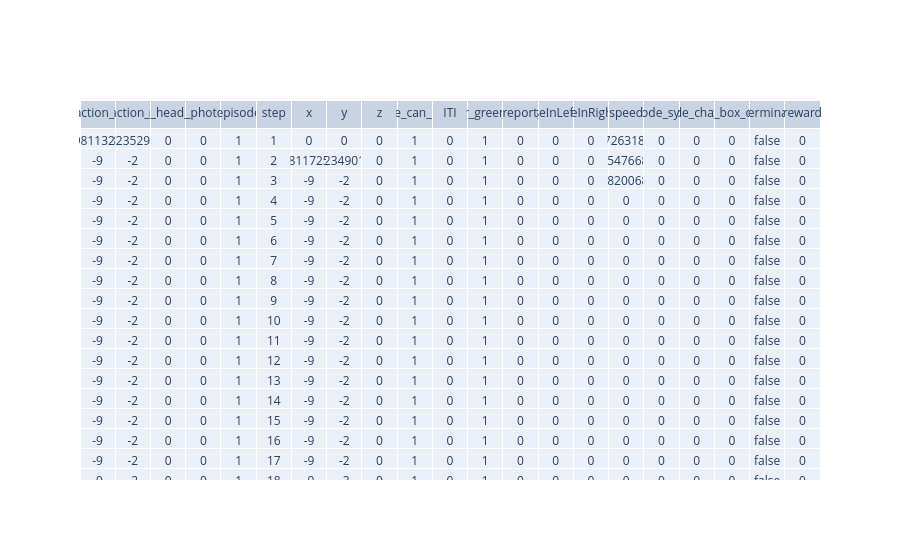

The notebook cell saved with this chart:
### Code cell
import plotly.graph_objects as go

fig = go.Figure(
    data=[
        go.Table(
            header=dict(values=list(data_df.columns)),
            cells=dict(values=[data_df[col] for col in data_df.columns]),
        )
    ]
)
fig.show()

### Figure 1 — Plotly figure (JSON) as saved in the notebook; plotly's stock layout.template omitted (floating-point values rounded to 4 significant figures; data arrays with more than 128 entries replaced by an {"elided": "..."} marker saying what was removed)
{"data": [{"cells": {"values": {"elided": "21x2129 mixed values"}}, "header": {"values": ["action_x", "action_y", "action_head_angle", "action_photodiode", "episode", "step", "x", "y", "z", "mouse_can_report", "ITI", "spawner_green_on_left", "mouse_report_correct", "mouseInLeft_box", "mouseInRight_box", "speed", "photodiode_sync_state", "photodiode_change_value", "start_box_delay", "terminal", "reward"]}, "type": "table"}], "layout": {}}
